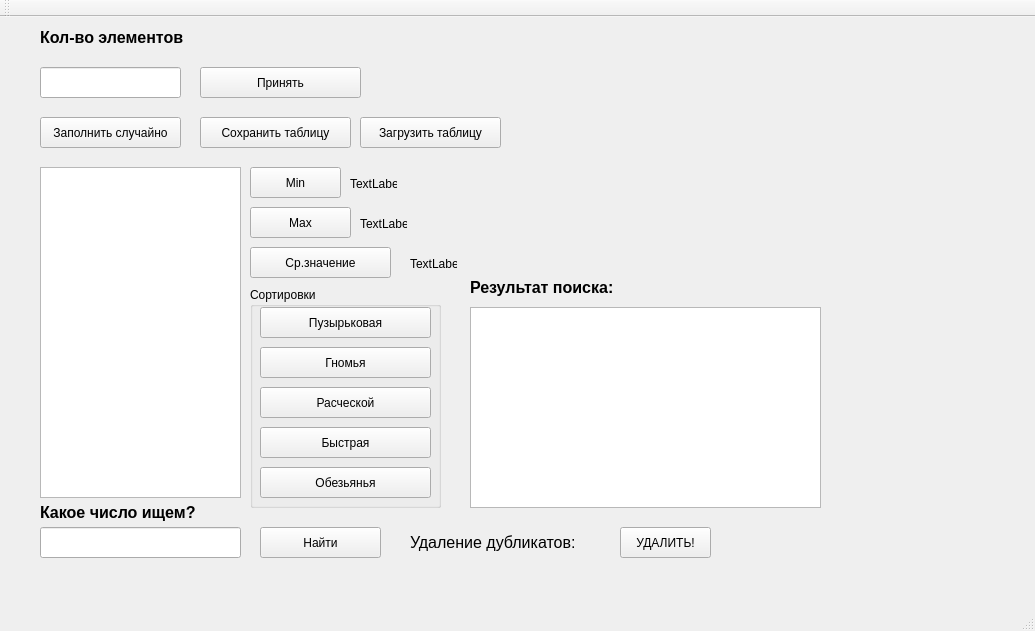
<?xml version="1.0" encoding="UTF-8"?>
<ui version="4.0">
 <class>MainWindow</class>
 <widget class="QMainWindow" name="MainWindow">
  <property name="geometry">
   <rect>
    <x>0</x>
    <y>0</y>
    <width>1035</width>
    <height>631</height>
   </rect>
  </property>
  <property name="windowTitle">
   <string>MainWindow</string>
  </property>
  <widget class="QWidget" name="centralWidget">
   <widget class="QLabel" name="label">
    <property name="geometry">
     <rect>
      <x>40</x>
      <y>0</y>
      <width>241</width>
      <height>41</height>
     </rect>
    </property>
    <property name="font">
     <font>
      <pointsize>12</pointsize>
      <weight>75</weight>
      <bold>true</bold>
     </font>
    </property>
    <property name="text">
     <string>Кол-во элементов</string>
    </property>
   </widget>
   <widget class="QLineEdit" name="lineEdit">
    <property name="geometry">
     <rect>
      <x>40</x>
      <y>50</y>
      <width>141</width>
      <height>31</height>
     </rect>
    </property>
   </widget>
   <widget class="QPushButton" name="pushButton">
    <property name="geometry">
     <rect>
      <x>200</x>
      <y>50</y>
      <width>161</width>
      <height>31</height>
     </rect>
    </property>
    <property name="text">
     <string>Принять</string>
    </property>
   </widget>
   <widget class="QPushButton" name="pushButton_random">
    <property name="geometry">
     <rect>
      <x>40</x>
      <y>100</y>
      <width>141</width>
      <height>31</height>
     </rect>
    </property>
    <property name="text">
     <string>Заполнить случайно</string>
    </property>
   </widget>
   <widget class="QTableWidget" name="tableWidget">
    <property name="geometry">
     <rect>
      <x>40</x>
      <y>150</y>
      <width>201</width>
      <height>331</height>
     </rect>
    </property>
   </widget>
   <widget class="QPushButton" name="pushButton_min">
    <property name="geometry">
     <rect>
      <x>250</x>
      <y>150</y>
      <width>91</width>
      <height>31</height>
     </rect>
    </property>
    <property name="text">
     <string>Min</string>
    </property>
   </widget>
   <widget class="QPushButton" name="pushButton_max">
    <property name="geometry">
     <rect>
      <x>250</x>
      <y>190</y>
      <width>101</width>
      <height>31</height>
     </rect>
    </property>
    <property name="text">
     <string>Max</string>
    </property>
   </widget>
   <widget class="QPushButton" name="pushButton_sf">
    <property name="geometry">
     <rect>
      <x>250</x>
      <y>230</y>
      <width>141</width>
      <height>31</height>
     </rect>
    </property>
    <property name="text">
     <string>Ср.значение</string>
    </property>
   </widget>
   <widget class="QLabel" name="label_min">
    <property name="geometry">
     <rect>
      <x>350</x>
      <y>160</y>
      <width>47</width>
      <height>13</height>
     </rect>
    </property>
    <property name="text">
     <string>TextLabel</string>
    </property>
   </widget>
   <widget class="QLabel" name="label_max">
    <property name="geometry">
     <rect>
      <x>360</x>
      <y>200</y>
      <width>47</width>
      <height>13</height>
     </rect>
    </property>
    <property name="text">
     <string>TextLabel</string>
    </property>
   </widget>
   <widget class="QLabel" name="label_sf">
    <property name="geometry">
     <rect>
      <x>410</x>
      <y>240</y>
      <width>47</width>
      <height>13</height>
     </rect>
    </property>
    <property name="text">
     <string>TextLabel</string>
    </property>
   </widget>
   <widget class="QGroupBox" name="groupBox">
    <property name="geometry">
     <rect>
      <x>250</x>
      <y>270</y>
      <width>191</width>
      <height>221</height>
     </rect>
    </property>
    <property name="title">
     <string>Cортировки</string>
    </property>
    <widget class="QPushButton" name="pushButton_2">
     <property name="geometry">
      <rect>
       <x>10</x>
       <y>20</y>
       <width>171</width>
       <height>31</height>
      </rect>
     </property>
     <property name="text">
      <string>Пузырьковая</string>
     </property>
    </widget>
    <widget class="QPushButton" name="pushButton_3">
     <property name="geometry">
      <rect>
       <x>10</x>
       <y>60</y>
       <width>171</width>
       <height>31</height>
      </rect>
     </property>
     <property name="text">
      <string>Гномья</string>
     </property>
    </widget>
    <widget class="QPushButton" name="pushButton_rash">
     <property name="geometry">
      <rect>
       <x>10</x>
       <y>100</y>
       <width>171</width>
       <height>31</height>
      </rect>
     </property>
     <property name="text">
      <string>Расческой</string>
     </property>
    </widget>
    <widget class="QPushButton" name="pushButton_faster">
     <property name="geometry">
      <rect>
       <x>10</x>
       <y>140</y>
       <width>171</width>
       <height>31</height>
      </rect>
     </property>
     <property name="text">
      <string>Быстрая</string>
     </property>
    </widget>
    <widget class="QPushButton" name="pushButton_monkey">
     <property name="geometry">
      <rect>
       <x>10</x>
       <y>180</y>
       <width>171</width>
       <height>31</height>
      </rect>
     </property>
     <property name="text">
      <string>Обезьянья</string>
     </property>
    </widget>
   </widget>
   <widget class="QLineEdit" name="lineEdit_indexkey">
    <property name="geometry">
     <rect>
      <x>40</x>
      <y>510</y>
      <width>201</width>
      <height>31</height>
     </rect>
    </property>
   </widget>
   <widget class="QPushButton" name="pushButton_search">
    <property name="geometry">
     <rect>
      <x>260</x>
      <y>510</y>
      <width>121</width>
      <height>31</height>
     </rect>
    </property>
    <property name="text">
     <string>Найти</string>
    </property>
   </widget>
   <widget class="QLabel" name="label_2">
    <property name="geometry">
     <rect>
      <x>40</x>
      <y>485</y>
      <width>221</width>
      <height>21</height>
     </rect>
    </property>
    <property name="font">
     <font>
      <pointsize>12</pointsize>
      <weight>75</weight>
      <bold>true</bold>
     </font>
    </property>
    <property name="text">
     <string>Какое число ищем?</string>
    </property>
   </widget>
   <widget class="QTextEdit" name="textEdit">
    <property name="geometry">
     <rect>
      <x>470</x>
      <y>290</y>
      <width>351</width>
      <height>201</height>
     </rect>
    </property>
    <property name="readOnly">
     <bool>true</bool>
    </property>
   </widget>
   <widget class="QLabel" name="label_3">
    <property name="geometry">
     <rect>
      <x>470</x>
      <y>250</y>
      <width>191</width>
      <height>41</height>
     </rect>
    </property>
    <property name="font">
     <font>
      <pointsize>12</pointsize>
      <weight>75</weight>
      <bold>true</bold>
     </font>
    </property>
    <property name="text">
     <string>Результат поиска:</string>
    </property>
   </widget>
   <widget class="QLabel" name="label_4">
    <property name="geometry">
     <rect>
      <x>410</x>
      <y>510</y>
      <width>271</width>
      <height>31</height>
     </rect>
    </property>
    <property name="font">
     <font>
      <pointsize>12</pointsize>
     </font>
    </property>
    <property name="text">
     <string>Удаление дубликатов:</string>
    </property>
   </widget>
   <widget class="QPushButton" name="pushButton_4">
    <property name="geometry">
     <rect>
      <x>620</x>
      <y>510</y>
      <width>91</width>
      <height>31</height>
     </rect>
    </property>
    <property name="text">
     <string>УДАЛИТЬ!</string>
    </property>
   </widget>
   <widget class="QPushButton" name="pushButton_5">
    <property name="geometry">
     <rect>
      <x>200</x>
      <y>100</y>
      <width>151</width>
      <height>31</height>
     </rect>
    </property>
    <property name="text">
     <string>Cохранить таблицу</string>
    </property>
   </widget>
   <widget class="QPushButton" name="pushButton_6">
    <property name="geometry">
     <rect>
      <x>360</x>
      <y>100</y>
      <width>141</width>
      <height>31</height>
     </rect>
    </property>
    <property name="text">
     <string>Загрузить таблицу</string>
    </property>
   </widget>
  </widget>
  <widget class="QMenuBar" name="menuBar">
   <property name="geometry">
    <rect>
     <x>0</x>
     <y>0</y>
     <width>1035</width>
     <height>26</height>
    </rect>
   </property>
  </widget>
  <widget class="QToolBar" name="mainToolBar">
   <attribute name="toolBarArea">
    <enum>TopToolBarArea</enum>
   </attribute>
   <attribute name="toolBarBreak">
    <bool>false</bool>
   </attribute>
  </widget>
  <widget class="QStatusBar" name="statusBar"/>
 </widget>
 <layoutdefault spacing="6" margin="11"/>
 <resources/>
 <connections/>
</ui>
